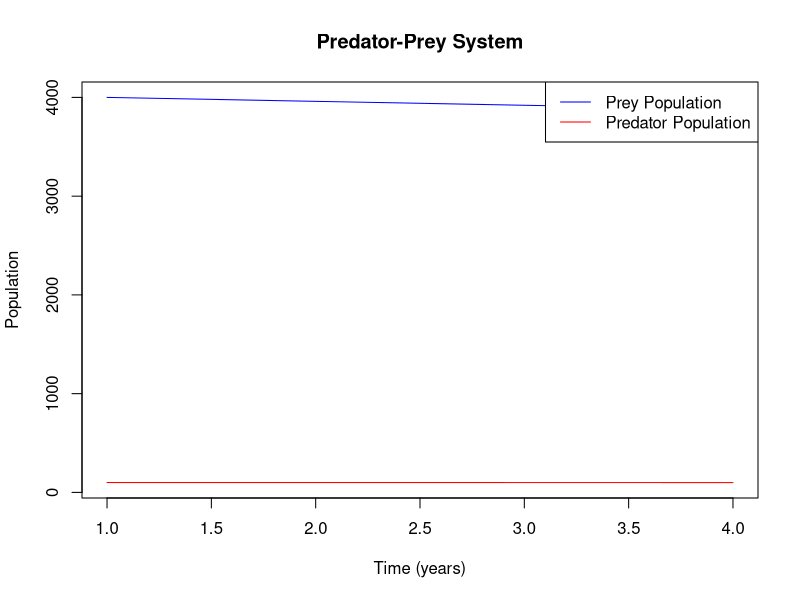
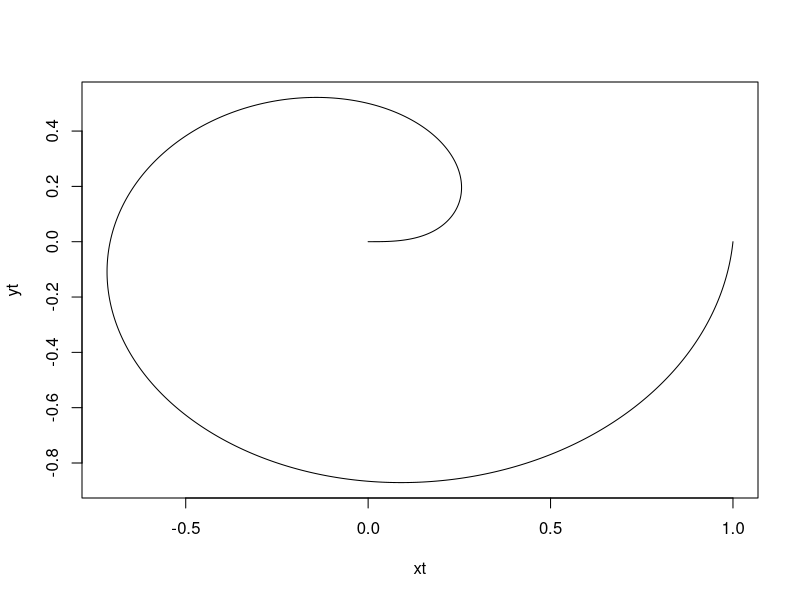
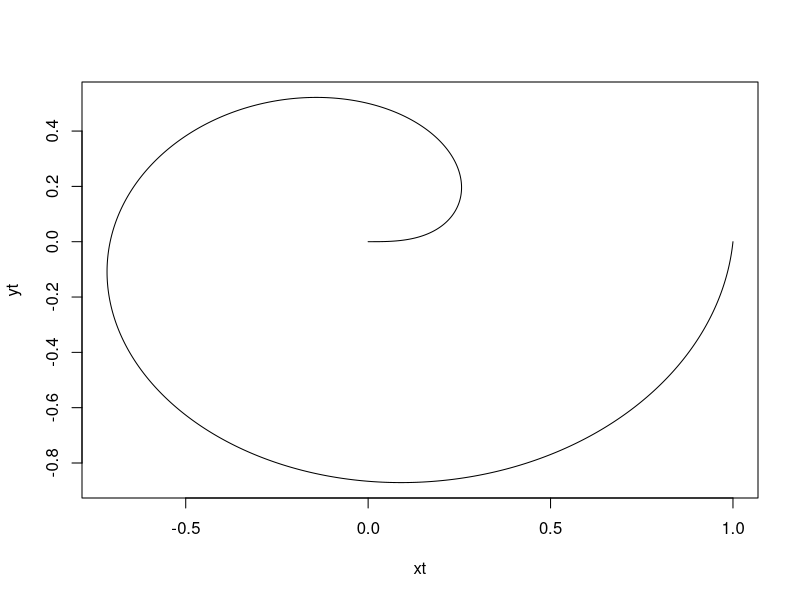

The R script that drew these images, in order:
## ---- chunk 1
# Set initial parameters
bx <- 0.04  # Natural birth rate of prey
dx <- 0.0005  # Death rate of prey in an encounter with predator
by <- 0.1  # Efficiency of turning predated animals into predators
dy <- 0.2  # Natural death rate of predators

# Initial conditions
prey <- 4000  # Initial number of prey
predator <- 100  # Initial number of predators

# Create lists to store prey and predator values over time
prey_list <- c(prey)
predator_list <- c(predator)

# While loop to simulate the predator-prey system
while (prey > 3900) {
  # Update prey and predator populations using Lotka-Volterra model
  new_prey <- prey + bx * prey - dx * prey * predator
  new_predator <- predator + by * dx * prey * predator - dy * predator
  
  # Append the new populations to the lists
  prey_list <- c(prey_list, new_prey)
  predator_list <- c(predator_list, new_predator)
  
  # Update the current prey and predator populations for the next iteration
  prey <- new_prey
  predator <- new_predator
}

# Plot the results
plot(prey_list, type="l", col="blue", ylim=c(min(c(prey_list, predator_list)), max(c(prey_list, predator_list))),
     xlab="Time (years)", ylab="Population", main="Predator-Prey System")
lines(predator_list, col="red")
legend("topright", legend=c("Prey Population", "Predator Population"), col=c("blue", "red"), lty=1)
## ---- chunk 2
# Function to simulate a game of craps
play_craps <- function() {
  # Roll two dice and sum the result
  first_roll <- sum(sample(1:6, 2, replace = TRUE))
  
  # Check if the player wins on the first roll
  if (first_roll == 7 || first_roll == 11) {
    return("Player 1 wins on the first roll!")
  } else {
    # Continue rolling until player gets the first roll value or 7 or 11
    point <- first_roll
    repeat {
      roll <- sum(sample(1:6, 2, replace = TRUE))
      
      # If player rolls the point value again, they win
      if (roll == point) {
        return("Player 1 wins!")
      }
      
      # If player rolls a 7 or 11, they lose
      if (roll == 7 || roll == 11) {
        return("Player 1 loses!")
      }
    }
  }
}

# Simulate the game
result <- play_craps()
print(result)
## ---- chunk 3
t <- seq(from = 0, to = 1, by = 0.001)

# xt <- sqrt(t)
# yt <- 2 * pi * t

xt <- sqrt(t) * cos(2 * pi * t)
yt <- sqrt(t) * sin(2 * pi * t)

plot(x = xt, 
     y = yt, 
     type = "l")
## ---- chunk 4
# Define the time sequence
t <- seq(from = 0, to = 1, by = 0.001)

# Initialize vectors for xt and yt
xt <- numeric(length(t))
yt <- numeric(length(t))

# For loop to calculate xt and yt at each time point
for (i in 1:length(t)) {
  xt[i] <- sqrt(t[i]) * cos(2 * pi * t[i])
  yt[i] <- sqrt(t[i]) * sin(2 * pi * t[i])
}

# Plot the results
plot(x = xt, 
     y = yt, 
     type = "l")
## ---- chunk 5
x <- matrix(rnorm(n = 500), ncol = 5)
varx <- var(x)
## ---- chunk 6
# Generate the matrix x
x <- matrix(rnorm(n = 500), ncol = 5)

# Calculate the covariance matrix varx
varx <- var(x)

# Step 1: Extract the standard deviations (square root of the diagonal of varx)
std_devs <- sqrt(diag(varx))

# Step 2: Use sweep to divide each row by the corresponding standard deviation
varx_sweep_row <- sweep(varx, 1, std_devs, FUN = "/")

# Step 3: Use sweep to divide each column by the corresponding standard deviation
R <- sweep(varx_sweep_row, 2, std_devs, FUN = "/")

# Print the correlation matrix R
print(R)
